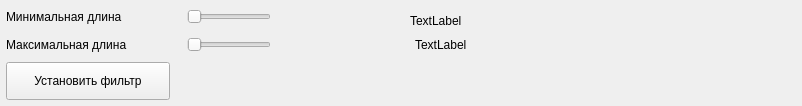
<?xml version="1.0" encoding="UTF-8"?>
<ui version="4.0">
 <class>Form</class>
 <widget class="QWidget" name="Form">
  <property name="geometry">
   <rect>
    <x>0</x>
    <y>0</y>
    <width>802</width>
    <height>106</height>
   </rect>
  </property>
  <property name="windowTitle">
   <string>Form</string>
  </property>
  <widget class="QSlider" name="minimalLengthSlider">
   <property name="geometry">
    <rect>
     <x>187</x>
     <y>7</y>
     <width>84</width>
     <height>20</height>
    </rect>
   </property>
   <property name="orientation">
    <enum>Qt::Orientation::Horizontal</enum>
   </property>
  </widget>
  <widget class="QLabel" name="label">
   <property name="geometry">
    <rect>
     <x>6</x>
     <y>6</y>
     <width>164</width>
     <height>22</height>
    </rect>
   </property>
   <property name="text">
    <string>Минимальная длина</string>
   </property>
  </widget>
  <widget class="QPushButton" name="setFilter">
   <property name="geometry">
    <rect>
     <x>6</x>
     <y>62</y>
     <width>164</width>
     <height>38</height>
    </rect>
   </property>
   <property name="text">
    <string>Установить фильтр</string>
   </property>
  </widget>
  <widget class="QLabel" name="label_2">
   <property name="geometry">
    <rect>
     <x>6</x>
     <y>34</y>
     <width>169</width>
     <height>22</height>
    </rect>
   </property>
   <property name="text">
    <string>Максимальная длина</string>
   </property>
  </widget>
  <widget class="QSlider" name="maximalLengthSlider">
   <property name="geometry">
    <rect>
     <x>187</x>
     <y>35</y>
     <width>84</width>
     <height>20</height>
    </rect>
   </property>
   <property name="orientation">
    <enum>Qt::Orientation::Horizontal</enum>
   </property>
  </widget>
  <widget class="QLabel" name="minimalLengthLabel">
   <property name="geometry">
    <rect>
     <x>410</x>
     <y>10</y>
     <width>391</width>
     <height>22</height>
    </rect>
   </property>
   <property name="text">
    <string>TextLabel</string>
   </property>
  </widget>
  <widget class="QLabel" name="maximalLengthLabel">
   <property name="geometry">
    <rect>
     <x>415</x>
     <y>34</y>
     <width>381</width>
     <height>22</height>
    </rect>
   </property>
   <property name="text">
    <string>TextLabel</string>
   </property>
  </widget>
 </widget>
 <resources/>
 <connections/>
</ui>
